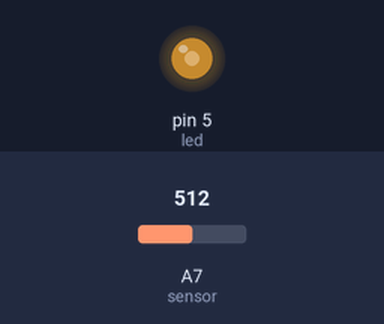
This sketch was run on a simulated Arduino Nano, built with avr-gcc and run on an emulated ATmega328P. On the bench: output pins drawn as LEDs (lit = HIGH). The test bench sets the inputs (shaded band); at power-on: A7 (sensor) = 512.

Above: at 1.2 s.
1.3 s: A7 (sensor) set to 716
At 2.1 s:
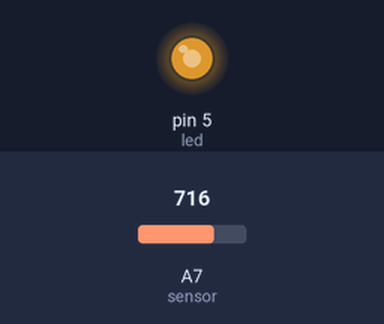
2.8 s: A7 (sensor) set to 900
At 3.3 s:
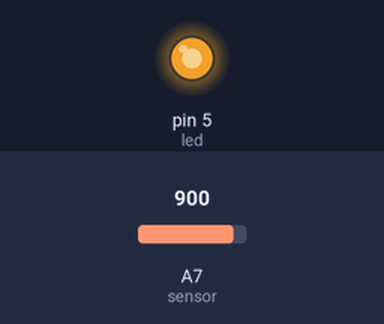
4.3 s: A7 (sensor) set to 122
At 5.5 s:
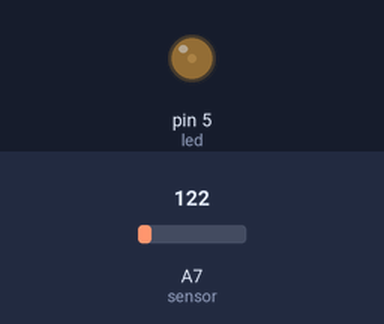
5.8 s: A7 (sensor) set to 0
At 6.8 s:
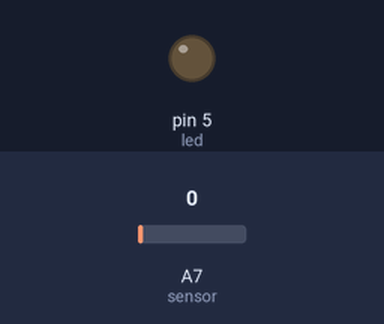
Timing chart, 0 to 8.3 s (numbered marks = the images above; inputs shaded):
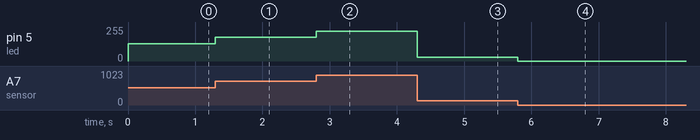

The sketch:

06dimmenPotenziometer.ino
```cpp
int led = 5;
int sensor = A7;

void setup() {
  // put your setup code here, to run once:
  pinMode(led, OUTPUT);
}

void loop() {
  // put your main code here, to run repeatedly:
  analogWrite(led, analogRead(sensor) / 4);
}
```

Measured:
- after the input at 1.3 s, pin 5 (led): 128/255 → 179/255 at once
- after the input at 2.8 s, pin 5 (led): 179/255 → 225/255 at once
- after the input at 4.3 s, pin 5 (led): 225/255 → 30/255 at once
- after the input at 5.8 s, pin 5 (led): 30/255 → 0/255 at once
